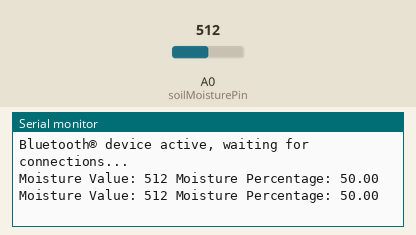
This sketch was run on a simulated Arduino Nano 33 IoT. On the bench: the last lines printed to the serial monitor. Inputs (shaded band) come from the test bench; at power-on: A0 (soilMoisturePin) = 512. Nothing arrives over Bluetooth unless stated.

Above: at 1.8 s.
1.9 s: A0 (soilMoisturePin) set to 716
At 2.8 s:
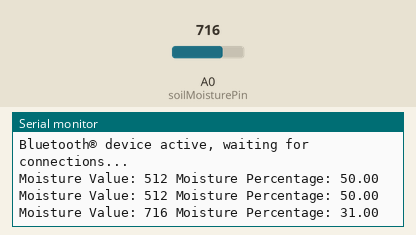
3.4 s: A0 (soilMoisturePin) set to 900
At 4.4 s:
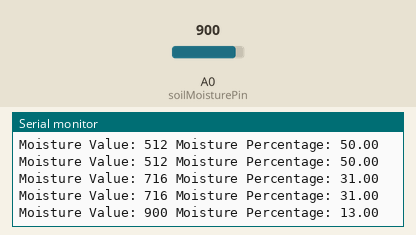
Timing chart, 0 to 6.4 s (numbered marks = the images above; inputs shaded):
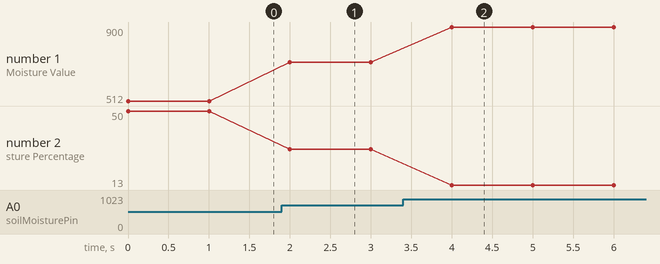

The sketch:

GreenThumb_ArduinoCode.ino
```cpp
#include <ArduinoBLE.h>

const int soilMoisturePin = A0;

BLEService soilMoistureService("19b10001-e8f2-537e-4f6c-d104768a1214"); // Custom service UUID
BLEFloatCharacteristic soilMoistureCharacteristic("19b10002-e8f2-537e-4f6c-d104768a1214", BLERead | BLENotify);

void setup() {
  Serial.begin(9600);
  //FROM EXAMPLE CODE
  while (!Serial);

  pinMode(soilMoisturePin, INPUT);

  // FROM OLD CODE
  //BLE.begin();

  //FROM EXAMPLE CODE
  if (!BLE.begin()) {
    Serial.println("starting Bluetooth® Low Energy module failed!");

    while (1);
  }

  BLE.setLocalName("SoilMoistureSensor");

  BLE.setAdvertisedService(soilMoistureService);

  soilMoistureService.addCharacteristic(soilMoistureCharacteristic);

  BLE.addService(soilMoistureService);

  //was soilMoistureCharacteristic.setValue(0.0);
  soilMoistureCharacteristic.writeValue(0); // Initialize to 0%

  BLE.advertise();

  Serial.println("Bluetooth® device active, waiting for connections...");

}

void loop() {

// FOR TESTING WITHOUT BLUETOOTH
  int rawValue = analogRead(soilMoisturePin);

    float moisturePercentage = map(rawValue, 0, 1023, 100, 0);

    Serial.print("Moisture Value: ");
    Serial.print(rawValue);
    Serial.print(" Moisture Percentage: ");
    Serial.println(moisturePercentage);

    delay(1000);
// END TESTING


  // BLEDevice central = BLE.central();

  // if (central) {
  //   while (central.connected()) {
  //     // Read soil moisture level from sensor and convert it to a percentage
  //     int rawValue = analogRead(soilMoisturePin);

  //     float moisturePercentage = map(rawValue, 0, 1023, 100, 0);

  //     Serial.print("Moisture Value: ");
  //     Serial.print(rawValue);
  //     Serial.print(" Moisture Percentage: ");
  //     Serial.println(moisturePercentage);

  //     // Update the BLE characteristic with the moisture percentage
  //     soilMoistureCharacteristic.writeValue(moisturePercentage);

  //     delay(1000);
  //   }
  // }
}
```

Measured:
- after the input at 1.9 s, the serial monitor: prints a new line after 0.10 s (image 1)
- after the input at 3.4 s, the serial monitor: prints a new line after 0.60 s (image 2)
- plotted number 1: 512 → 716 after the input at 1.9 s, 716 → 900 after the input at 3.4 s
- plotted number 2: 50 → 31 after the input at 1.9 s, 31 → 13 after the input at 3.4 s
